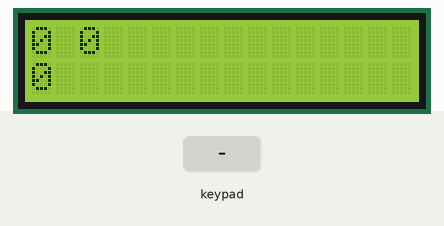
The sketch below on a simulated Arduino Uno, built with avr-gcc and run on an emulated ATmega328P. Parts: 16×2 character LCD. The test bench sets the inputs (shaded band).

Above: at 3.2 s.
3.3 s: keypad keys 2 3 4 5 A pressed 0.4 s apart
At 6.2 s:
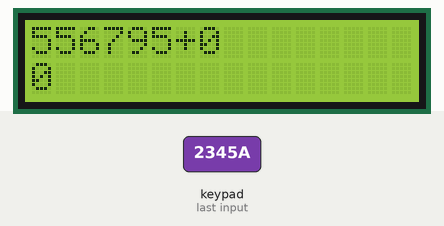
6.8 s: key 'C' pressed
At 7.6 s:
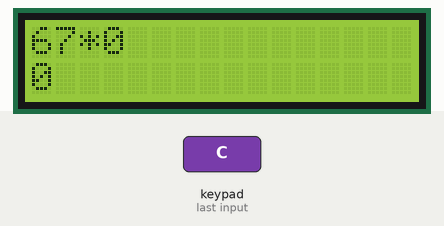
8.4 s: key '#' pressed
At 8.9 s:
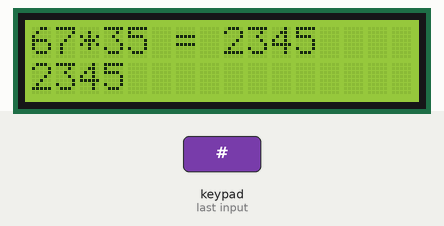
9.9 s: keypad keys 2 3 4 5 D pressed 0.4 s apart
At 12.6 s:
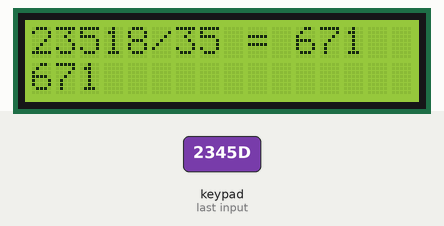
13.4 s: key 'A' pressed
At 13.8 s:
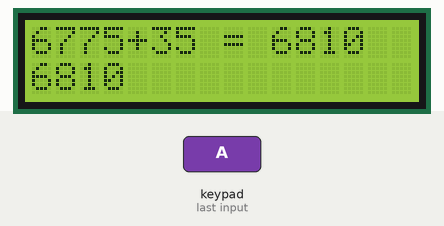
15.0 s: key 'B' pressed
At 16.4 s:
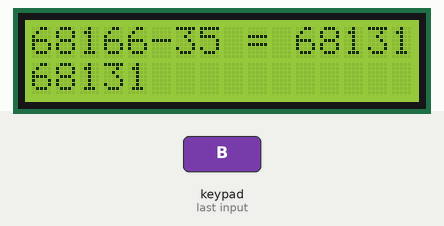
Timing chart, 0 to 17.6 s (numbered marks = the images above; inputs shaded):
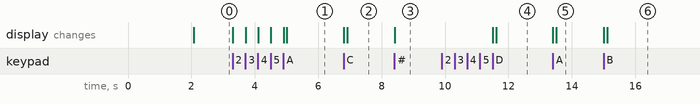

Measured:
- after the input at 3.3 s, the display: first changes at once (image 1 shows a later state)
- after the input at 6.8 s, the display: first changes at once (image 2 shows a later state)
- after the input at 8.4 s, the display: changes at once (image 3)
- after the input at 9.9 s, the display: first changes after 1.6 s (image 4 shows a later state)
- after the input at 13.4 s, the display: first changes at once (image 5 shows a later state)
- after the input at 15.0 s, the display: first changes at once (image 6 shows a later state)

The sketch:

HesapMakinesiV2.ino
```cpp
//lcd ve keypad icin kutuphaneler ekleniyor
#include <LiquidCrystal.h>
#include <Keypad.h>

const byte ROWS = 4;
const byte COLS = 4;
//keypad tuslari 2x2 dizide tanimlaniyor
char keys[ROWS][COLS] = {
  {'1','2','3','A'},
  {'4','5','6','B'},
  {'7','8','9','C'},
  {'*','0','#','D'}
};


byte rowPins[ROWS] = {2, 3, 4, 5}; // satır pinleri
byte colPins[COLS] = {6, 7, 8, 9}; //  sutun pinleri
//Satir ve satir pinleri tanımlandiktan sonra keypad nesnesi tanimlaniyor
Keypad keypad = Keypad(makeKeymap(keys), rowPins, colPins, ROWS, COLS );

//lcd nesnesi oluşturuluyor
LiquidCrystal lcd(A1, A0, 13, 12, 11, 10);

 long Num1,Num2,Number;
 char key,action;
 boolean durum = false;


void setup() {
  lcd.begin(16, 2); //16*2 LCD Ekran kullanıyoruz
  lcd.setCursor(4, 0);
  lcd.print("TUGVA"); //İntro mesajı görüntüle
  lcd.setCursor(0, 1);   // Göstergeyi sütun 0, satır 1’e ayarla
  lcd.print("Hesap Makinesi"); //İntro mesajı görüntüle
  delay(2000); //Ekranın bilgiyi göstermesi için bekle
  lcd.clear(); //Temizle
}
void loop() {

  key = keypad.getKey(); // Basılan tuşun değerini char olarak depolama

  if (key!=NO_KEY){
    TusAlgila();  // Basilan tusu algilamak icin asagidaki fonksiyona gonderiliyor
  }

  if (durum==true){
    SonucuHesapla();  // # tusuna basildiginda sonucu hesaplamak icin asagidaki fonksiyona gonderiliyor
  }

  EkranaYaz();   // loop her dondogunde lcd ekranina yazdirma fonksiyonuna gonderiliyor

}


int gelenSayi=0;

void DegiskeneSayiYaz(char gelenKarakter){
  gelenSayi=int(gelenKarakter); // Gelen metin sayıya donusturuluyor
  if(Number==0){
    Number=gelenSayi;// Basilan tus ilk defa basildiysa birler basamagi kaydediliyor
  }
  else{
    Number = (Number*10)+gelenSayi; // Tuslar basildikca onlar, yuzler.. basamagi kaydediliyor
  }
}

void TusAlgila()
{
    lcd.clear(); //LCD Temizle

    DegiskeneSayiYaz(key);  // Basilan tusu algilanarak sayi kaydeilmesi icin yukaridaki degiskene gonderiliyor

    if(key=='*') //Eğer sıfırla düğmesi basıldığında
    {
      Serial.println("Sifirlaniyor...");
      Number=Num1=Num2=0;
      durum=false;
    }

    if(key == '#') //Eğer # düğmesi basıldığında
    {
      Serial.println("Hesaplaniyor..");
      Num2=Number;
      durum = true;
    }

    if(key == 'A' || key == 'B' || key == 'C' || key == 'D') //Sütun 4’teki düğmeleri tespit etme
    {
      Num1 = Number;
      Number = 0;

      if(key == 'A'){
        Serial.println("Topla");
        action = '+';
      } //Toplama

      if(key == 'B'){
       Serial.println("Cikar");
       action = '-';
       } //Çıkarma

      if(key == 'C'){
       Serial.println("Carp");
       action = '*';
       } //Çarpma

      if(key == 'D'){
       Serial.println("Bol");
       action = '/';
       }  // //Bölme

      delay(100);
  }

}

void SonucuHesapla()
{
  if (action=='+')
    Number = Num1+Num2;
  if (action=='-')
    Number = Num1-Num2;
  if (action=='*')
    Number = Num1*Num2;
  if (action=='/')
    Number = Num1/Num2;
}

void EkranaYaz()
{
  lcd.setCursor(0, 0); //Göstergeyi sütun 0, satır 1’e ayarla
  lcd.print(Num1);
  lcd.print(action);
  lcd.print(Num2);

  if (durum==true){
    lcd.print(" = ");
    lcd.print(Number);
    } //Sonucu göster

  lcd.setCursor(0, 1);   // Göstergeyi sütun 0, satır 1’e ayarla
  lcd.print(Number); //Sonucu göster
}
```
